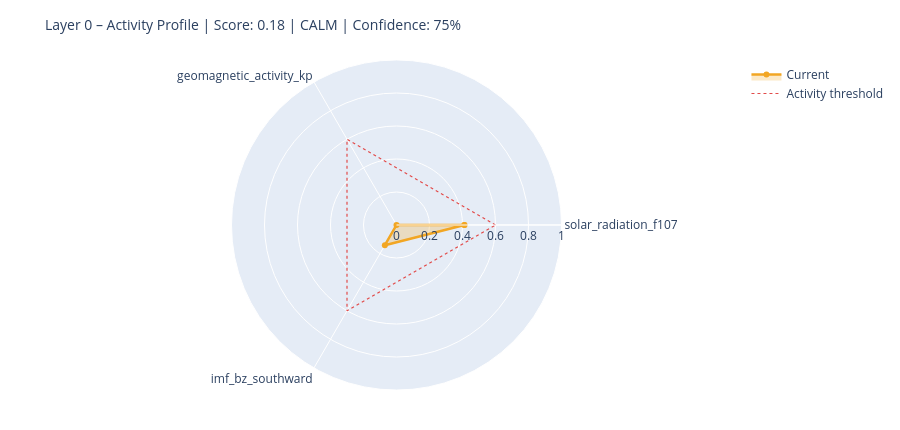

The cell this chart's notebook holds for it:
### Markdown cell above
---
## 6. State Assessment & Handoff to Layer 1

### Code cell
# ============================================================
# STEP 1 – Collect raw values with source modes
# Mode: 'primary' | 'fallback_3h' | 'last_valid' | 'missing'
# ============================================================

def safe_last(df, col):
    if df is None or col not in df.columns: return None
    s = df[col].dropna()
    return float(s.iloc[-1]) if not s.empty else None

f107_now = safe_last(df_f107, 'f10.7')
bz_now   = safe_last(df_mag,  'bz_gsm')
kp_now   = safe_last(df_kp,   'kp')
sw_now   = safe_last(df_sw,   'speed')

source_modes = {
    'F10.7':    'primary'  if f107_now is not None else 'missing',
    'Kp':       'primary'  if kp_now   is not None else 'missing',
    'IMF_Bz':   'primary'  if bz_now   is not None else 'missing',
    'SW_speed': 'primary'  if sw_now   is not None else 'missing',
}

# Kp Fallback – 3h endpoint
if kp_now is None:
    try:
        r = requests.get(
            'https://services.swpc.noaa.gov/json/noaa-planetary-k-index.json',
            timeout=10)
        r.raise_for_status()
        fb = pd.DataFrame(r.json())
        tc = next((c for c in fb.columns if 'time' in c.lower()), fb.columns[0])
        kc = next((c for c in fb.columns if 'kp' in c.lower() and c != tc), None)
        if kc:
            fb[kc] = fb[kc].astype(str).str.extract(r'([0-9]+(?:\.[0-9]*)?)')[0]
            fb[kc] = pd.to_numeric(fb[kc], errors='coerce')
            fb = fb[fb[kc] >= 0].dropna(subset=[kc])
            if not fb.empty:
                kp_now = float(fb[kc].iloc[-1])
                source_modes['Kp'] = 'fallback_3h'
                print(f'  Kp fallback (3h): {kp_now:.1f}')
    except Exception as e:
        print(f'  Kp fallback failed: {e}')

# Solar Wind Fallback – last valid value
if sw_now is None and df_sw is not None and 'speed' in df_sw.columns:
    s = df_sw['speed'].dropna()
    if not s.empty:
        sw_now = float(s.iloc[-1])
        source_modes['SW_speed'] = 'last_valid'
        print(f'  SW fallback (last_valid): {sw_now:.0f} km/s')

print()
print('Source modes:', source_modes)

# ============================================================
# STEP 2 – Score from available components only
# ============================================================

def norm(v, lo, hi):
    if v is None: return None
    return max(0.0, min(1.0, (v - lo) / (hi - lo)))

COMPONENTS = {
    'solar_radiation_f107':    (f107_now, norm(f107_now, 60, 250)),
    'geomagnetic_activity_kp': (kp_now,   norm(kp_now,   0,   9)),
    'imf_bz_southward':        (bz_now,   norm(-(bz_now or 0) if bz_now else None, -5, 30)
                                           if bz_now is not None else None),
    'solar_wind_speed':        (sw_now,   norm(sw_now, 300, 800)),
}

available   = {k: v[1] for k, v in COMPONENTS.items() if v[1] is not None}
unavailable = [k for k, v in COMPONENTS.items() if v[1] is None]

layer0_score = round(sum(available.values()) / len(available), 4) if available else None
confidence   = round(len(available) / len(COMPONENTS), 2)

level = ('unknown'  if layer0_score is None
         else 'calm'     if layer0_score < 0.3
         else 'moderate' if layer0_score < 0.6
         else 'active')

# ============================================================
# STEP 3 – Dominant Driver
# ============================================================

def dominant_driver(kp, f107, bz, sw):
    candidates = []
    if kp   is not None and kp   >= 4:   candidates.append(('geomagnetic',    kp / 9))
    if sw   is not None and sw   >= 500:  candidates.append(('solar_wind',     sw / 800))
    if bz   is not None and bz   <= -5:   candidates.append(('imf_southward',  abs(bz) / 30))
    if f107 is not None and f107 >= 150:  candidates.append(('solar_radiation',f107 / 250))
    return max(candidates, key=lambda x: x[1])[0] if candidates else 'none'

driver = dominant_driver(kp_now, f107_now, bz_now, sw_now)

# ============================================================
# STEP 4 – Downstream expectations
# ============================================================

def downstream_expectation(driver, score, kp, bz, f107):
    exp = {
        'magnetosphere':        'calm',
        'ionosphere':           'calm',
        'schumann_resonance':   'unchanged',
        'lithosphere_currents': 'low',
    }
    if driver == 'geomagnetic' or (kp and kp >= 5):
        exp['magnetosphere']        = 'compressed / storm'
        exp['ionosphere']           = 'elevated disturbance (TEC variability)'
        exp['schumann_resonance']   = 'elevated amplitude possible'
        exp['lithosphere_currents'] = 'elevated induction currents'
    elif driver == 'imf_southward' or (bz and bz <= -5):
        exp['magnetosphere']        = 'energy coupling active'
        exp['ionosphere']           = 'elevated electron density possible'
        exp['schumann_resonance']   = 'slight modulation possible'
    elif driver == 'solar_radiation' or (f107 and f107 >= 150):
        exp['ionosphere']           = 'elevated ionization (F-layer)'
        exp['schumann_resonance']   = 'slightly elevated background activity'
    return exp

downstream = downstream_expectation(driver, layer0_score, kp_now, bz_now, f107_now)

# ============================================================
# CONSOLE OUTPUT
# ============================================================

W = 58
print('=' * W)
print('LAYER 0 – STATE ASSESSMENT')
print('=' * W)
for name, (raw_v, score_v) in COMPONENTS.items():
    if score_v is not None:
        bar = '█' * int(score_v * 20) + '░' * (20 - int(score_v * 20))
        print(f'  {name:<35}  {bar}  {score_v:.2f}')
    else:
        print(f'  {name:<35}  {"─" * 20}  n/a')
print('-' * W)
print(f'  Score ({len(available)}/{len(COMPONENTS)} components):  {layer0_score:.3f}')
print(f'  Confidence:         {confidence:.0%}')
print(f'  Level:              {level.upper()}')
print(f'  Dominant Driver:    {driver}')

# Radar chart
cats = list(available.keys())
vals = list(available.values())
if len(cats) >= 3:
    fig = go.Figure()
    fig.add_trace(go.Scatterpolar(
        r=vals + [vals[0]], theta=cats + [cats[0]],
        fill='toself', fillcolor='rgba(242,166,35,0.25)',
        line=dict(color='#F2A623', width=2.5), name='Current'
    ))
    fig.add_trace(go.Scatterpolar(
        r=[0.6] * (len(cats) + 1), theta=cats + [cats[0]],
        line=dict(color='#E24B4A', dash='dot', width=1.2),
        mode='lines', name='Activity threshold'
    ))
    fig.update_layout(
        title=dict(text=f'Layer 0 – Activity Profile | Score: {layer0_score:.2f} | {level.upper()} | Confidence: {confidence:.0%}',
                   font=dict(size=14)),
        polar=dict(radialaxis=dict(visible=True, range=[0, 1])),
        height=430, showlegend=True,
        margin=dict(l=60, r=60, t=60, b=40)
    )
    fig.show()

### Figure 1 — Plotly figure (JSON) as saved in the notebook; plotly's stock layout.template omitted (floating-point values rounded to 4 significant figures)
{"data": [{"fill": "toself", "fillcolor": "rgba(242,166,35,0.25)", "line": {"color": "#F2A623", "width": 2.5}, "name": "Current", "r": [0.4116, 0.0, 0.1411, 0.4116], "theta": ["solar_radiation_f107", "geomagnetic_activity_kp", "imf_bz_southward", "solar_radiation_f107"], "type": "scatterpolar"}, {"line": {"color": "#E24B4A", "dash": "dot", "width": 1.2}, "mode": "lines", "name": "Activity threshold", "r": [0.6, 0.6, 0.6, 0.6], "theta": ["solar_radiation_f107", "geomagnetic_activity_kp", "imf_bz_southward", "solar_radiation_f107"], "type": "scatterpolar"}], "layout": {"height": 430, "margin": {"b": 40, "l": 60, "r": 60, "t": 60}, "polar": {"radialaxis": {"range": [0, 1], "visible": true}}, "showlegend": true, "title": {"font": {"size": 14}, "text": "Layer 0 – Activity Profile | Score: 0.18 | CALM | Confidence: 75%"}}}
